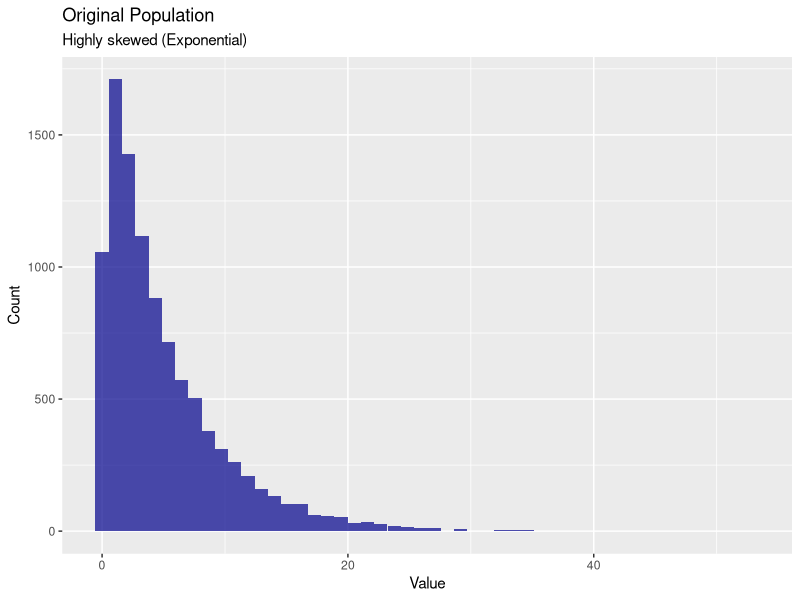
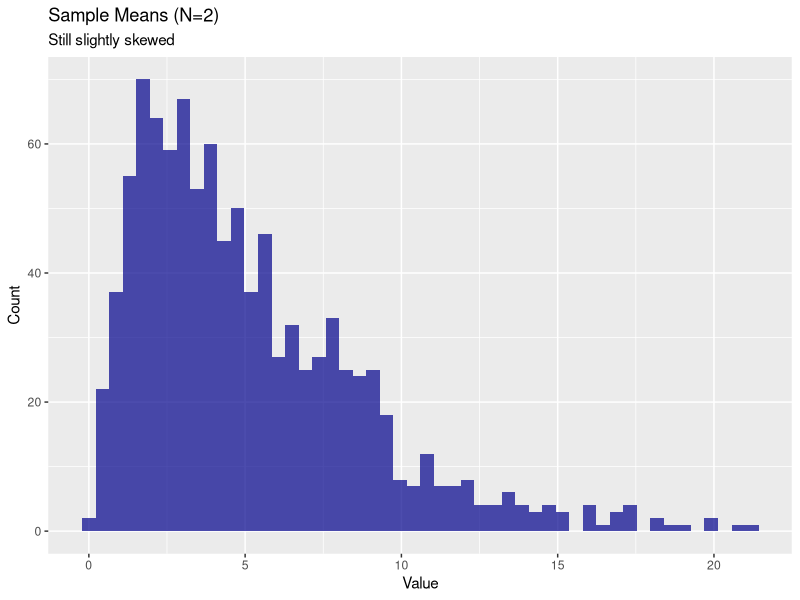
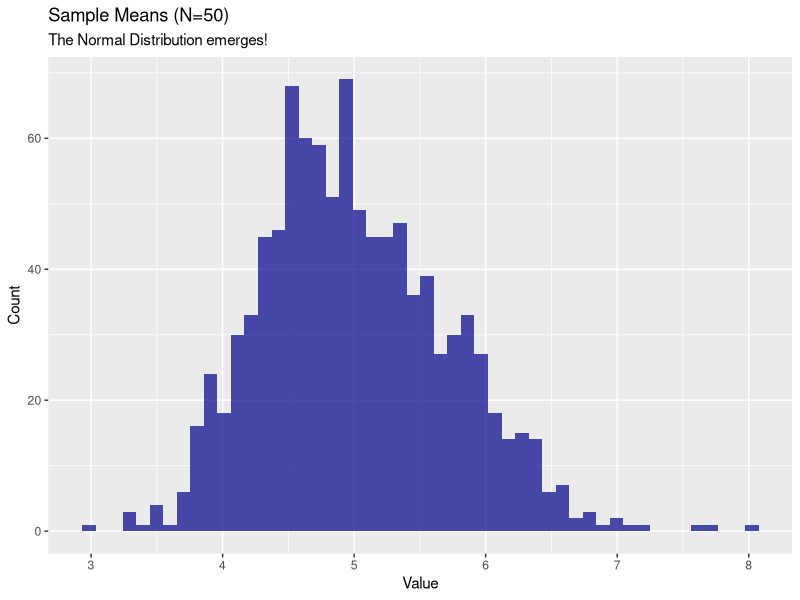

The R source for these figures, in order:
# Central Limit Theorem (CLT) Visualizer
# Purpose: Demonstrating how sample means converge into a normal distribution.

# Loading the ggplot2 and gridExtra packages:
library(ggplot2)
library(gridExtra)

# Creating a non-normal population (exponential distribution):
set.seed(42)
population <- rexp(10000, rate = 0.2)

# Defining a function to simulate sampling:
simulate_clt <- function(pop, sample_size, iterations) {
  sample_means <- replicate(iterations, mean(sample(pop, sample_size)))
  return(data.frame(Means = sample_means))
}

# Generating data for a sample size of N=2:
df_small <- simulate_clt(population, sample_size = 2, iterations = 1000)

# Generating data for a sample size of N=50:
df_large <- simulate_clt(population, sample_size = 50, iterations = 1000)

# Plotting the original population:
ggplot(data.frame(x = population), aes(x = x)) +
  geom_histogram(fill = "darkblue", alpha = 0.7, bins = 50) +
  labs(title = "Original Population", subtitle = "Highly skewed (Exponential)")+
  xlab("Value")+
  ylab("Count")

# Plotting the distribution of means for N=2:
ggplot(df_small, aes(x = Means)) +
  geom_histogram(fill = "darkblue", alpha = 0.7, bins = 50) +
  labs(title = "Sample Means (N=2)", subtitle = "Still slightly skewed") +
  xlab("Value")+
  ylab("Count")

# Plotting the distribution of means for N=50:
ggplot(df_large, aes(x = Means)) +
  geom_histogram(fill = "darkblue", alpha = 0.7, bins = 50) +
  labs(title = "Sample Means (N=50)", subtitle = "The Normal Distribution emerges!") +
  xlab("Value")+
  ylab("Count")
